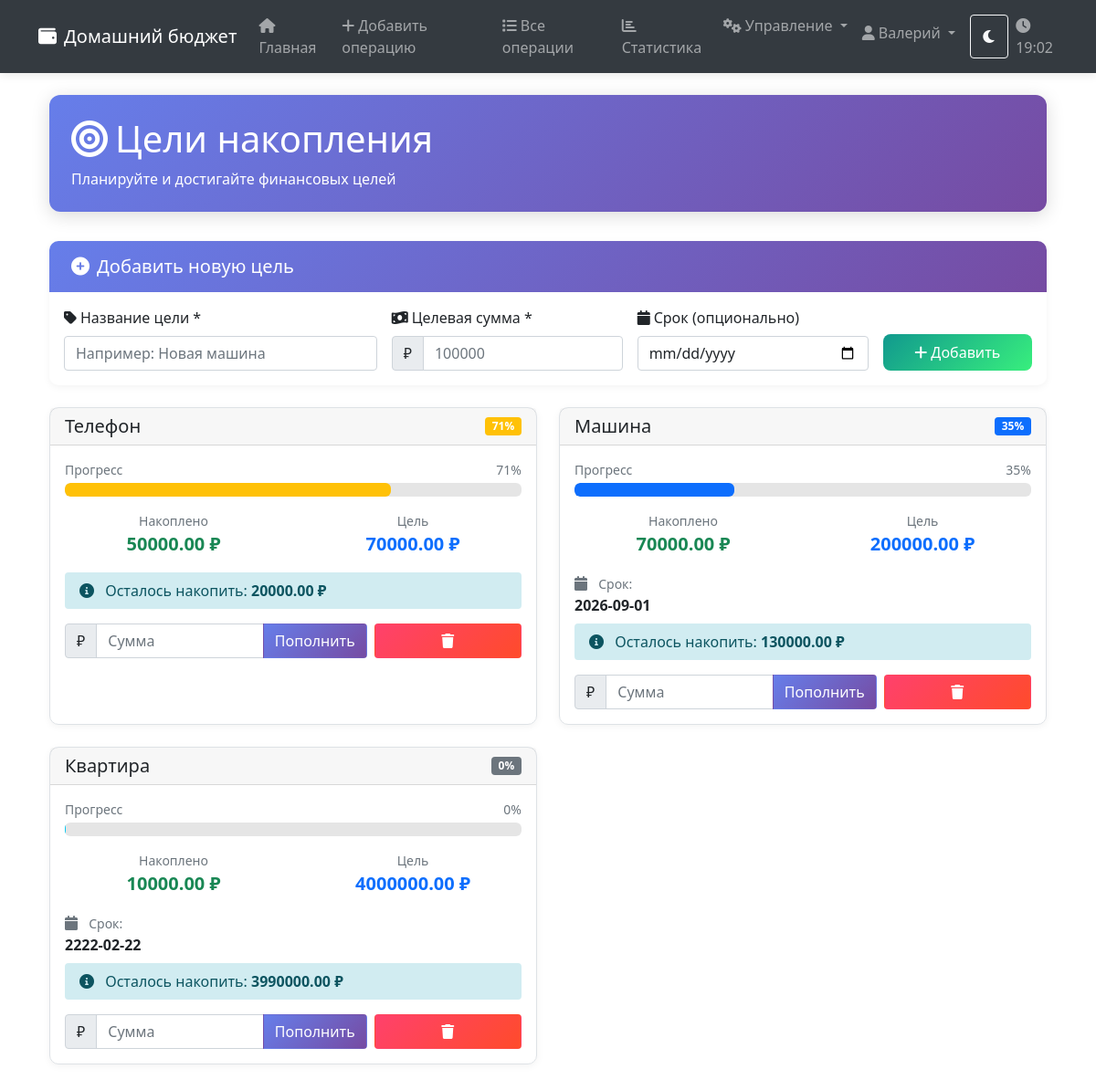
Page /goals (signed in) on the committed database.
### tables this page shows
CREATE TABLE goals (
            id INTEGER PRIMARY KEY AUTOINCREMENT,
            name TEXT NOT NULL,
            target_amount REAL NOT NULL,
            current_amount REAL DEFAULT 0,
            deadline DATE,
            auto_save_amount REAL DEFAULT 0,
            auto_save_frequency TEXT,
            created_at TIMESTAMP DEFAULT CURRENT_TIMESTAMP,
            user_id INTEGER,
            FOREIGN KEY (user_id) REFERENCES users (id)
        );

### routes/goal_routes.py (the view)
    @app.route('/goals')
    @login_required
    def view_goals():
        with get_db_connection() as conn:
            goals_rows = conn.execute(
                'SELECT * FROM goals WHERE user_id = ? ORDER BY created_at DESC',
                (session['user_id'],)
            ).fetchall()
            goals = []
            for row in goals_rows:
                goal = dict(row)
                try:
                    goal['current_amount'] = float(goal['current_amount']) if goal['current_amount'] else 0.0
                    goal['target_amount'] = float(goal['target_amount']) if goal['target_amount'] else 0.0
                except Exception:
                    goal['current_amount'] = 0.0
                    goal['target_amount'] = 0.0
                goals.append(goal)
            print(f"DEBUG: Передаю {len(goals)} целей в шаблон")
        return render_template('goals.html', goals=goals)

### app.py (called while the page is built)
def get_moscow_time():
    moscow_tz = pytz.timezone("Europe/Moscow")
    return datetime.now(moscow_tz)

@app.context_processor
def utility_processor():
    return dict(get_moscow_time=get_moscow_time)

### auth_utils.py (called while the page is built)
def login_required(f):
    @wraps(f)
    def decorated_function(*args, **kwargs):
        if 'user_id' not in session:
            flash('Пожалуйста, войдите в систему', 'error')
            return redirect(url_for('login'))
        return f(*args, **kwargs)
    return decorated_function

### database.py (called while the page is built)
def get_db_connection():
    BASE_DIR = os.path.dirname(os.path.abspath(__file__))
    DATABASE_PATH = os.path.join(BASE_DIR, 'budget.db')
    conn = sqlite3.connect(DATABASE_PATH)
    conn.row_factory = sqlite3.Row
    return conn

### templates/goals.html (shortened to what this page needs)
{% extends "base.html" %}
{% block content %}
<div class="container mt-4 fade-in">
    <div class="page-header">
        <div class="d-flex justify-content-between align-items-center">
            <div>
                <h1><i class="fas fa-bullseye me-2"></i>Цели накопления</h1>
                <p class="mb-0">Планируйте и достигайте финансовых целей</p>
            </div>
        </div>
    </div>
    <div class="card form-card mb-4">
        <div class="card-header">
            <h5 class="mb-0"><i class="fas fa-plus-circle me-2"></i>Добавить новую цель</h5>
        </div>
        <div class="card-body">
            <form action="{{ url_for('add_goal') }}" method="post">
                <div class="row g-3">
                    <div class="col-md-4">
                        <label for="name" class="form-label">
                            <i class="fas fa-tag me-1"></i>Название цели *
                        </label>
                        <input type="text" class="form-control" id="name" name="name" required
                               placeholder="Например: Новая машина">
                    </div>
                    <div class="col-md-3">
                        <label for="target_amount" class="form-label">
                            <i class="fas fa-money-bill-wave me-1"></i>Целевая сумма *
                        </label>
                        <div class="input-group">
                            <span class="input-group-text">₽</span>
                            <input type="number" class="form-control" id="target_amount" name="target_amount"
                                   step="1000" min="1000" required placeholder="100000">
                        </div>
                    </div>
                    <div class="col-md-3">
                        <label for="deadline" class="form-label">
                            <i class="fas fa-calendar me-1"></i>Срок (опционально)
                        </label>
                        <input type="date" class="form-control" id="deadline" name="deadline"
                               min="{{ get_moscow_time().strftime('%Y-%m-%d') }}">
                    </div>
                    <div class="col-md-2 d-flex align-items-end">
                        <button type="submit" class="btn btn-modern btn-modern-success w-100">
                            <i class="fas fa-plus me-1"></i>Добавить
                        </button>
                    </div>
                </div>
            </form>
        </div>
    </div>
    {% if goals %}
    <div class="row">
        {% for goal in goals %}
        {% set current = goal.current_amount|float %}
        {% set target = goal.target_amount|float %}
        {% set percentage = (current / target * 100) if target > 0 else 0 %}
        {% set remaining = target - current %}
        {% set is_completed = percentage >= 100 %}
        <div class="col-md-6 mb-4">
            <div class="card h-100 {% if is_completed %}border-success border-2{% endif %}">
                <div class="card-header d-flex justify-content-between align-items-center
                           {% if is_completed %}bg-success text-white{% endif %}">
                    <div class="d-flex align-items-center">
                        <h5 class="mb-0">{{ goal.name }}</h5>
                    </div>
                    <span class="badge {% if is_completed %}bg-white text-success
                                      {% elif percentage >= 70 %}bg-warning
                                      {% elif percentage >= 30 %}bg-primary
                                      {% else %}bg-secondary{% endif %}">
                        {{ "%.0f"|format(percentage) }}%
                    </span>
                </div>
                <div class="card-body">
                    <div class="mb-3">
                        <div class="d-flex justify-content-between mb-1">
                            <small class="text-muted">Прогресс</small>
                            <small class="text-muted">{{ "%.0f"|format(percentage) }}%</small>
                        </div>
                        <div class="progress progress-modern" style="height: 15px;">
                            <div class="progress-bar
                                {% if is_completed %}bg-success
                                {% elif percentage >= 70 %}bg-warning
                                {% elif percentage >= 30 %}bg-primary
                                {% else %}bg-info{% endif %}"
                                role="progressbar"
                                style="width: {{ percentage }}%">
                            </div>
                        </div>
                    </div>
                    <div class="row text-center mb-3">
                        <div class="col-6">
                            <div class="text-muted small">Накоплено</div>
                            <div class="fw-bold fs-5 text-success">{{ "%.2f"|format(current) }} ₽</div>
                        </div>
                        <div class="col-6">
                            <div class="text-muted small">Цель</div>
                            <div class="fw-bold fs-5 text-primary">{{ "%.2f"|format(target) }} ₽</div>
                        </div>
                    </div>
                    <div class="mb-3">
                        {% if goal.deadline %}
                        <div class="mb-2">
                            <i class="fas fa-calendar text-muted me-2"></i>
                            <small class="text-muted">Срок:</small>
                            <div class="fw-bold">{{ goal.deadline }}</div>
                        </div>
                        {% endif %}
                        {% if remaining > 0 %}
                        <div class="py-2 px-3 rounded" style="background-color: #d1ecf1; color: #0c5460;">
                            <i class="fas fa-info-circle me-2"></i>
                            Осталось накопить: <strong>{{ "%.2f"|format(remaining) }} ₽</strong>
                        </div>
                        {% endif %}
                    </div>
                    {% if not is_completed %}
                    <div class="row g-2">
                        <div class="col-8">
                            <form action="{{ url_for('deposit_to_goal') }}" method="post" class="d-flex">
                                <div class="input-group">
                                    <span class="input-group-text">₽</span>
                                    <input type="number" class="form-control" name="amount"
                                           step="100" min="100" placeholder="Сумма" required>
                                    <button type="submit" class="btn btn-modern-primary">
                                        Пополнить
                                    </button>
                                </div>
                            </form>
                        </div>
                        <div class="col-4">
                            <form action="{{ url_for('delete_goal', goal_id=goal.id) }}" method="post"
                                  onsubmit="return confirm('Вы уверены, что хотите удалить цель «{{ goal.name }}»?')">
                                <button type="submit" class="btn btn-modern-danger w-100">
                                    <i class="fas fa-trash"></i>
                                </button>
                            </form>
                        </div>
                    </div>
                    {% endif %}
                </div>
            </div>
        </div>
        {% endfor %}
    </div>
    {% endif %}
</div>
{% endblock %}

### templates/base.html (style rules this page uses)
:root { --bg-primary: #ffffff; --bg-secondary: #f8f9fa; --text-primary: #212529; --text-secondary: #6c757d; --border-color: #dee2e6; --card-bg: #ffffff; --header-bg: #343a40; --primary-gradient: linear-gradient(135deg, #667eea 0%, #764ba2 100%); --success-gradient: linear-gradient(135deg, #11998e 0%, #38ef7d 100%); --warning-gradient: linear-gradient(135deg, #f7971e 0%, #ffd200 100%); --danger-gradient: linear-gradient(135deg, #ff416c 0%, #ff4b2b 100%); --info-gradient: linear-gradient(135deg, #00c6ff 0%, #0072ff 100%); }
body { background-color: var(--bg-primary); color: var(--text-primary); transition: all 0.3s ease; margin: 0; padding: 0; min-height: 100vh; font-family: 'Segoe UI', Tahoma, Geneva, Verdana, sans-serif; }
.page-header { background: var(--primary-gradient); color: white; padding: 1.5rem; border-radius: 12px; margin-bottom: 2rem; box-shadow: 0 4px 20px rgba(0,0,0,0.15); }
.form-card { border: none; border-radius: 10px; box-shadow: 0 2px 15px rgba(0,0,0,0.08); margin-bottom: 2rem; }
.form-card .card-header { background: var(--primary-gradient); color: white; border-radius: 10px 10px 0 0 !important; padding: 1rem 1.5rem; border: none; }
.btn-modern { border-radius: 8px; padding: 0.5rem 1.5rem; font-weight: 500; transition: all 0.3s; border: none; }
.btn-modern-primary { background: var(--primary-gradient); color: white; }
.btn-modern-success { background: var(--success-gradient); color: white; }
.btn-modern-danger { background: var(--danger-gradient); color: white; }
.progress-modern { height: 12px; border-radius: 6px; background-color: rgba(0,0,0,0.1); overflow: hidden; }
.progress-modern .progress-bar { border-radius: 6px; transition: width 0.6s ease; }
.card { background-color: var(--card-bg); border-color: var(--border-color); border-radius: 10px; box-shadow: 0 2px 8px rgba(0,0,0,0.05); }
.fade-in { animation: fadeIn 0.5s ease forwards; }

### rows in the picture
goals: name "Телефон", percentage "71", {{ percentage }} 71.42857142857143 (drawn), current_amount "50000.00", target_amount "70000.00", remaining "20000.00"
goals: name "Машина", percentage "35", {{ percentage }} 35.0 (drawn), current_amount "70000.00", target_amount "200000.00", deadline "2026-09-01", remaining "130000.00"
goals: name "Квартира", percentage "0", current_amount "10000.00", target_amount "4000000.00", deadline "2222-02-22", remaining "3990000.00"

### other values in the picture
{{ session['username'] }} "Валерий"
